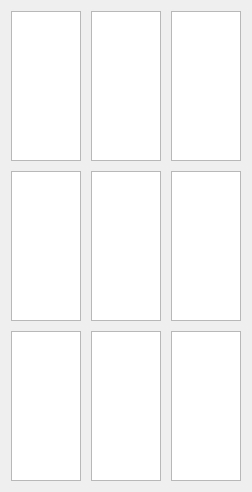
  <widget class="QWidget" name="gridLayoutWidget_6">
   <property name="geometry">
    <rect>
     <x>360</x>
     <y>190</y>
     <width>150</width>
     <height>150</height>
    </rect>
   </property>
   <property name="sizePolicy">
    <sizepolicy hsizetype="Expanding" vsizetype="Fixed">
     <horstretch>0</horstretch>
     <verstretch>0</verstretch>
    </sizepolicy>
   </property>
   <property name="maximumSize">
    <size>
     <width>150</width>
     <height>150</height>
    </size>
   </property>
   <property name="baseSize">
    <size>
     <width>100</width>
     <height>100</height>
    </size>
   </property>
   <property name="font">
    <font>
     <pointsize>15</pointsize>
    </font>
   </property>
   <layout class="QGridLayout" name="gridLayout_6">
    <property name="sizeConstraint">
     <enum>QLayout::SetDefaultConstraint</enum>
    </property>
    <property name="spacing">
     <number>10</number>
    </property>
    <item row="0" column="0">
     <widget class="QPlainTextEdit" name="plainTextEdit_46">
      <property name="sizePolicy">
       <sizepolicy hsizetype="Expanding" vsizetype="Fixed">
        <horstretch>0</horstretch>
        <verstretch>0</verstretch>
       </sizepolicy>
      </property>
      <property name="maximumSize">
       <size>
        <width>150</width>
        <height>150</height>
       </size>
      </property>
      <property name="baseSize">
       <size>
        <width>100</width>
        <height>100</height>
       </size>
      </property>
      <property name="font">
       <font>
        <pointsize>15</pointsize>
       </font>
      </property>
      <property name="tabChangesFocus">
       <bool>true</bool>
      </property>
      <property name="plainText">
       <string/>
      </property>
     </widget>
    </item>
    <item row="0" column="1">
     <widget class="QPlainTextEdit" name="plainTextEdit_47">
      <property name="sizePolicy">
       <sizepolicy hsizetype="Expanding" vsizetype="Fixed">
        <horstretch>0</horstretch>
        <verstretch>0</verstretch>
       </sizepolicy>
      </property>
      <property name="maximumSize">
       <size>
        <width>150</width>
        <height>150</height>
       </size>
      </property>
      <property name="font">
       <font>
        <pointsize>15</pointsize>
       </font>
      </property>
      <property name="tabChangesFocus">
       <bool>true</bool>
      </property>
     </widget>
    </item>
    <item row="0" column="2">
     <widget class="QPlainTextEdit" name="plainTextEdit_48">
      <property name="sizePolicy">
       <sizepolicy hsizetype="Expanding" vsizetype="Fixed">
        <horstretch>0</horstretch>
        <verstretch>0</verstretch>
       </sizepolicy>
      </property>
      <property name="maximumSize">
       <size>
        <width>150</width>
        <height>150</height>
       </size>
      </property>
      <property name="baseSize">
       <size>
        <width>100</width>
        <height>100</height>
       </size>
      </property>
      <property name="font">
       <font>
        <pointsize>15</pointsize>
       </font>
      </property>
      <property name="tabChangesFocus">
       <bool>true</bool>
      </property>
     </widget>
    </item>
    <item row="1" column="0">
     <widget class="QPlainTextEdit" name="plainTextEdit_49">
      <property name="sizePolicy">
       <sizepolicy hsizetype="Expanding" vsizetype="Fixed">
        <horstretch>0</horstretch>
        <verstretch>0</verstretch>
       </sizepolicy>
      </property>
      <property name="maximumSize">
       <size>
        <width>150</width>
        <height>150</height>
       </size>
      </property>
      <property name="baseSize">
       <size>
        <width>100</width>
        <height>100</height>
       </size>
      </property>
      <property name="font">
       <font>
        <pointsize>15</pointsize>
       </font>
      </property>
      <property name="tabChangesFocus">
       <bool>true</bool>
      </property>
     </widget>
    </item>
    <item row="1" column="1">
     <widget class="QPlainTextEdit" name="plainTextEdit_50">
      <property name="sizePolicy">
       <sizepolicy hsizetype="Expanding" vsizetype="Fixed">
        <horstretch>0</horstretch>
        <verstretch>0</verstretch>
       </sizepolicy>
      </property>
      <property name="maximumSize">
       <size>
        <width>150</width>
        <height>150</height>
       </size>
      </property>
      <property name="baseSize">
       <size>
        <width>100</width>
        <height>100</height>
       </size>
      </property>
      <property name="font">
       <font>
        <pointsize>15</pointsize>
       </font>
      </property>
      <property name="tabChangesFocus">
       <bool>true</bool>
      </property>
     </widget>
    </item>
    <item row="1" column="2">
     <widget class="QPlainTextEdit" name="plainTextEdit_51">
      <property name="sizePolicy">
       <sizepolicy hsizetype="Expanding" vsizetype="Fixed">
        <horstretch>0</horstretch>
        <verstretch>0</verstretch>
       </sizepolicy>
      </property>
      <property name="maximumSize">
       <size>
        <width>150</width>
        <height>150</height>
       </size>
      </property>
      <property name="baseSize">
       <size>
        <width>100</width>
        <height>100</height>
       </size>
      </property>
      <property name="font">
       <font>
        <pointsize>15</pointsize>
       </font>
      </property>
      <property name="tabChangesFocus">
       <bool>true</bool>
      </property>
     </widget>
    </item>
    <item row="2" column="0">
     <widget class="QPlainTextEdit" name="plainTextEdit_52">
      <property name="sizePolicy">
       <sizepolicy hsizetype="Expanding" vsizetype="Fixed">
        <horstretch>0</horstretch>
        <verstretch>0</verstretch>
       </sizepolicy>
      </property>
      <property name="maximumSize">
       <size>
        <width>150</width>
        <height>150</height>
       </size>
      </property>
      <property name="baseSize">
       <size>
        <width>100</width>
        <height>100</height>
       </size>
      </property>
      <property name="font">
       <font>
        <pointsize>15</pointsize>
       </font>
      </property>
      <property name="tabChangesFocus">
       <bool>true</bool>
      </property>
     </widget>
    </item>
    <item row="2" column="1">
     <widget class="QPlainTextEdit" name="plainTextEdit_53">
      <property name="sizePolicy">
       <sizepolicy hsizetype="Expanding" vsizetype="Fixed">
        <horstretch>0</horstretch>
        <verstretch>0</verstretch>
       </sizepolicy>
      </property>
      <property name="maximumSize">
       <size>
        <width>150</width>
        <height>150</height>
       </size>
      </property>
      <property name="baseSize">
       <size>
        <width>100</width>
        <height>100</height>
       </size>
      </property>
      <property name="font">
       <font>
        <pointsize>15</pointsize>
       </font>
      </property>
      <property name="tabChangesFocus">
       <bool>true</bool>
      </property>
     </widget>
    </item>
    <item row="2" column="2">
     <widget class="QPlainTextEdit" name="plainTextEdit_54">
      <property name="sizePolicy">
       <sizepolicy hsizetype="Expanding" vsizetype="Fixed">
        <horstretch>0</horstretch>
        <verstretch>0</verstretch>
       </sizepolicy>
      </property>
      <property name="maximumSize">
       <size>
        <width>150</width>
        <height>150</height>
       </size>
      </property>
      <property name="baseSize">
       <size>
        <width>100</width>
        <height>100</height>
       </size>
      </property>
      <property name="font">
       <font>
        <pointsize>15</pointsize>
       </font>
      </property>
      <property name="tabChangesFocus">
       <bool>true</bool>
      </property>
     </widget>
    </item>
   </layout>
  </widget>
